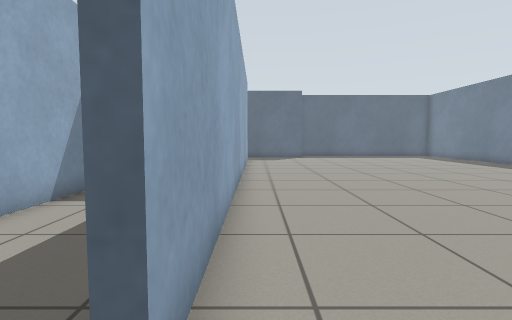
view 1 (above)

16 first-person views from a walk through a world built for the Gazebo simulator. The camera is 0.72 m above the floor, tilts 4° down and sees 80° across. The floor is counted in squares, 0.5 m on a side. Each view is taken from the middle of a square. On the plan, view 1 faces up. The plan holds only what a view shows up to about 14 squares ahead; the rest is blank.

view 2
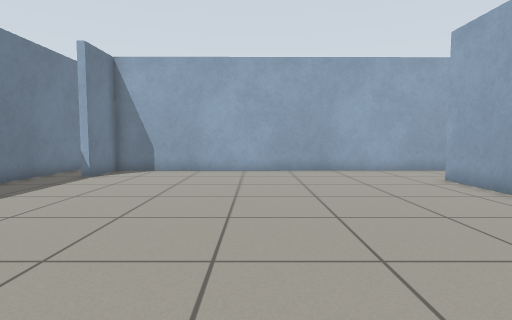

view 3
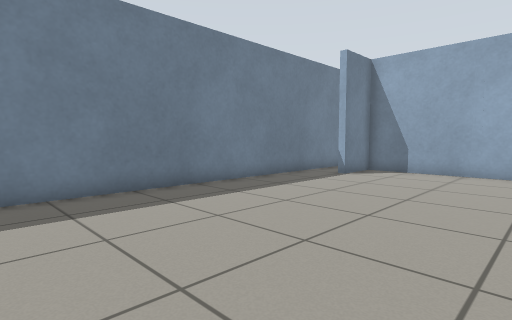

view 4
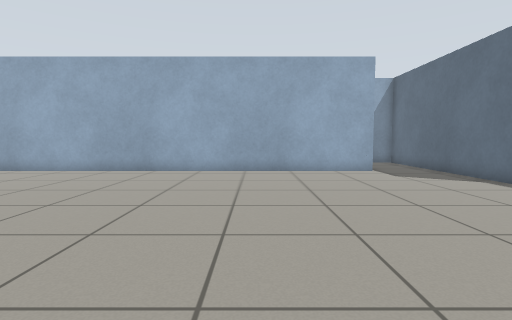

view 5
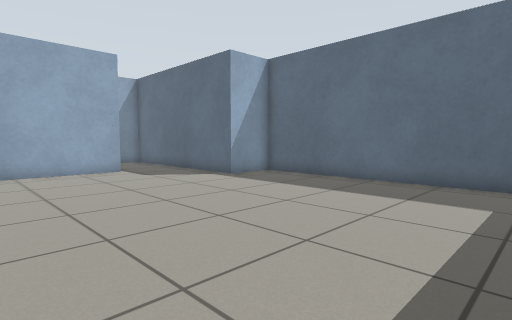

view 6
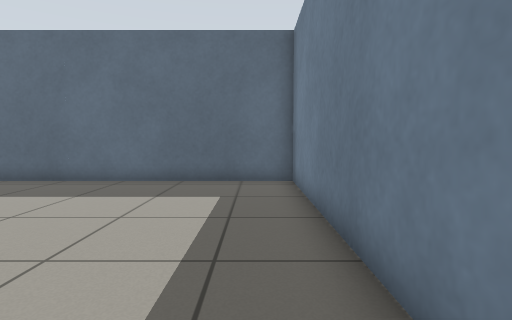

view 7
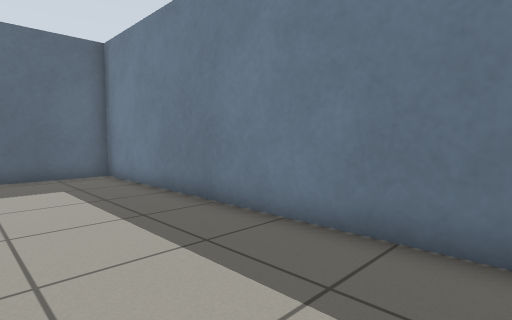

view 8
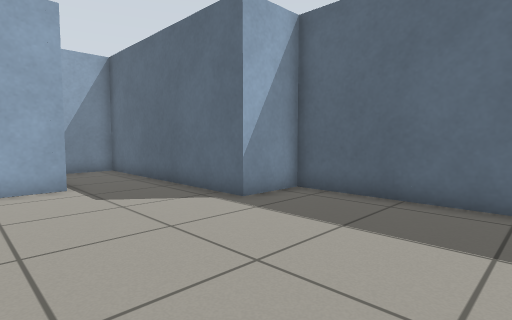

view 9
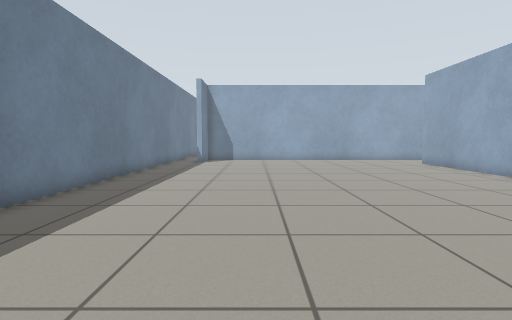

view 10
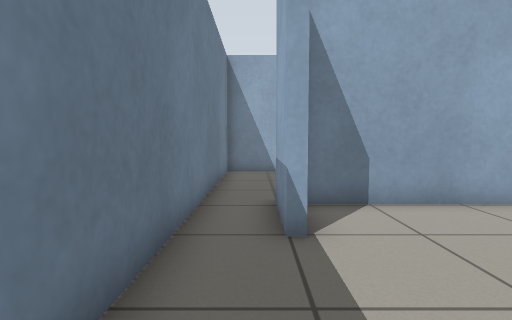

view 11
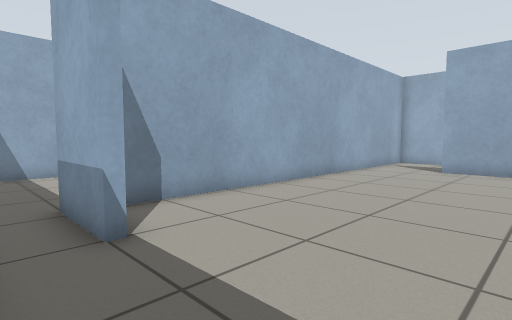

view 12
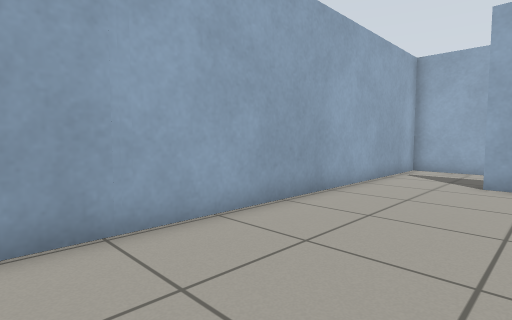

view 13
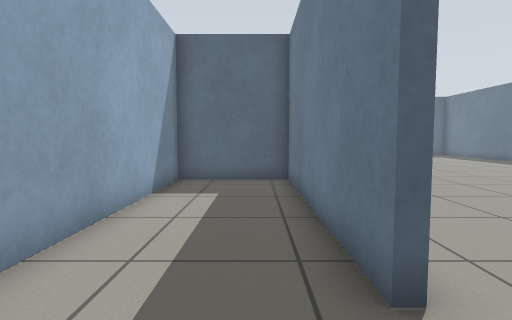

view 14
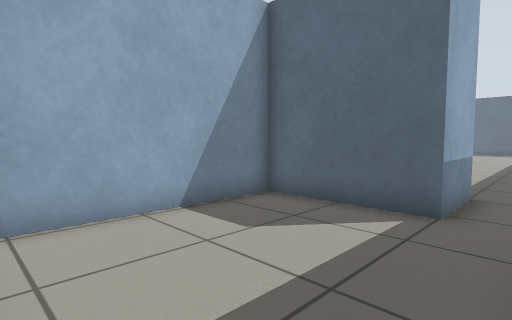

view 15
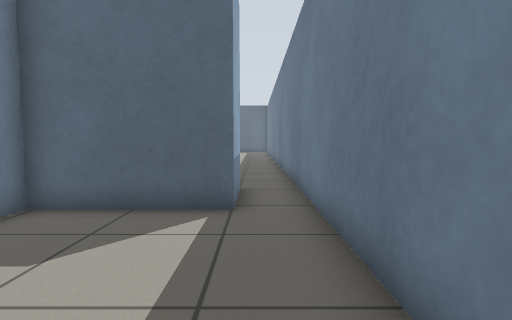

view 16
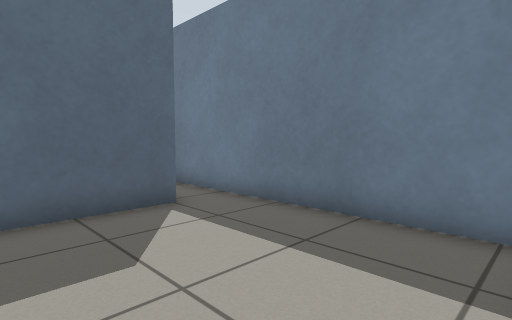

### Floor plan
Points are (right, up) in squares from view 1. A wall is a line through its corners. A room is listed if a view was taken in it or the views show most of it. See-through windows are left out.
Room 1 (views 1, 2, 3, 4, 5, 6, 7, 8, 9, 10, 11, 12)
walls: (-0.5, 20.2) (-0.5, 1.5); (14.3, 0.4) (14.3, 25.3) (3.5, 25.3) (3.5, 23.1) (-5.2, 23.1) (-5.2, 21.2); (-0.5, -1.6) (12.2, -1.6) (12.2, 0.6) (12.5, 0.6)
ways out: opening at (-1, 0) to room 2; opening at (13.5, 1) to room 3
Room 2 (view 13)
walls: (-0.8, 1.5) (-0.8, 9.7) (-4.7, 9.7) (-4.7, -1.6) (-0.5, -1.6)
ways out: opening at (-1, 0) to room 1
Room 3 (views 14, 15, 16)
walls: (11.1, -8.3) (14.3, -8.3) (14.3, 0.4); (12.5, 0.6) (12.5, -1.9) (8.4, -1.9) (8.4, -7.6)
ways out: opening at (13.5, 1) to room 1

Where each view was taken, in squares from view 1:
view 1: 0 up, 0 right, facing up
view 2: 12 up, 6 right, facing down
view 3: 12 up, 6 right, facing down-right
view 4: 15 up, 13 right, facing left
view 5: 15 up, 13 right, facing up-left
view 6: 15 up, 13 right, facing up
view 7: 13 up, 10 right, facing up-right
view 8: 18 up, 9 right, facing up-left
view 9: 19 up, 9 right, facing down
view 10: 5 up, 13 right, facing down
view 11: 5 up, 14 right, facing down-left
view 12: 3 up, 10 right, facing down-left
view 13: 1 down, 2 left, facing up
view 14: 8 down, 14 right, facing up-left
view 15: 8 down, 13 right, facing up
view 16: 8 down, 9 right, facing up-right
